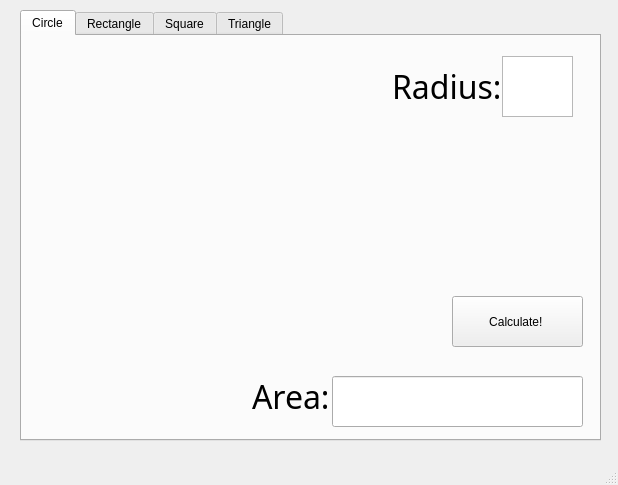
<?xml version="1.0" encoding="UTF-8"?>
<ui version="4.0">
 <class>MainWindow</class>
 <widget class="QMainWindow" name="MainWindow">
  <property name="geometry">
   <rect>
    <x>0</x>
    <y>0</y>
    <width>618</width>
    <height>485</height>
   </rect>
  </property>
  <property name="windowTitle">
   <string>AreaCalculator</string>
  </property>
  <widget class="QWidget" name="centralwidget">
   <widget class="QTabWidget" name="tabWidget">
    <property name="geometry">
     <rect>
      <x>20</x>
      <y>10</y>
      <width>581</width>
      <height>431</height>
     </rect>
    </property>
    <property name="currentIndex">
     <number>0</number>
    </property>
    <widget class="QWidget" name="CircleTab">
     <attribute name="title">
      <string>Circle</string>
     </attribute>
     <widget class="QLabel" name="CirclePic">
      <property name="geometry">
       <rect>
        <x>30</x>
        <y>20</y>
        <width>301</width>
        <height>281</height>
       </rect>
      </property>
      <property name="text">
       <string/>
      </property>
      <property name="pixmap">
       <pixmap>../../Downloads/Circle.jpg</pixmap>
      </property>
      <property name="scaledContents">
       <bool>true</bool>
      </property>
     </widget>
     <widget class="QLabel" name="RadiusLabel">
      <property name="geometry">
       <rect>
        <x>370</x>
        <y>20</y>
        <width>111</width>
        <height>61</height>
       </rect>
      </property>
      <property name="font">
       <font>
        <family>Yu Gothic UI Light</family>
        <pointsize>24</pointsize>
       </font>
      </property>
      <property name="text">
       <string>Radius:</string>
      </property>
     </widget>
     <widget class="QPlainTextEdit" name="RadiusInput">
      <property name="geometry">
       <rect>
        <x>480</x>
        <y>20</y>
        <width>71</width>
        <height>61</height>
       </rect>
      </property>
      <property name="font">
       <font>
        <family>Yu Gothic UI Semibold</family>
        <pointsize>26</pointsize>
        <weight>75</weight>
        <bold>true</bold>
       </font>
      </property>
      <property name="autoFillBackground">
       <bool>true</bool>
      </property>
     </widget>
     <widget class="QPushButton" name="CircleButton">
      <property name="geometry">
       <rect>
        <x>430</x>
        <y>260</y>
        <width>131</width>
        <height>51</height>
       </rect>
      </property>
      <property name="text">
       <string>Calculate! </string>
      </property>
     </widget>
     <widget class="QLabel" name="CircleAreaLabel">
      <property name="geometry">
       <rect>
        <x>230</x>
        <y>330</y>
        <width>111</width>
        <height>61</height>
       </rect>
      </property>
      <property name="font">
       <font>
        <family>Yu Gothic UI Light</family>
        <pointsize>24</pointsize>
       </font>
      </property>
      <property name="text">
       <string>Area:</string>
      </property>
     </widget>
     <widget class="QLineEdit" name="CircleAnswer">
      <property name="geometry">
       <rect>
        <x>310</x>
        <y>340</y>
        <width>251</width>
        <height>51</height>
       </rect>
      </property>
      <property name="font">
       <font>
        <pointsize>12</pointsize>
        <weight>75</weight>
        <bold>true</bold>
       </font>
      </property>
     </widget>
    </widget>
    <widget class="QWidget" name="RectangleTab">
     <attribute name="title">
      <string>Rectangle</string>
     </attribute>
     <widget class="QLabel" name="RectanglePic">
      <property name="geometry">
       <rect>
        <x>10</x>
        <y>40</y>
        <width>371</width>
        <height>251</height>
       </rect>
      </property>
      <property name="text">
       <string/>
      </property>
      <property name="pixmap">
       <pixmap>../../Downloads/Rectangle.jpg</pixmap>
      </property>
      <property name="scaledContents">
       <bool>true</bool>
      </property>
     </widget>
     <widget class="QLabel" name="LengthLabel">
      <property name="geometry">
       <rect>
        <x>370</x>
        <y>20</y>
        <width>111</width>
        <height>61</height>
       </rect>
      </property>
      <property name="font">
       <font>
        <family>Yu Gothic UI Light</family>
        <pointsize>24</pointsize>
       </font>
      </property>
      <property name="text">
       <string>Length:</string>
      </property>
     </widget>
     <widget class="QPlainTextEdit" name="LengthInput">
      <property name="geometry">
       <rect>
        <x>480</x>
        <y>20</y>
        <width>71</width>
        <height>61</height>
       </rect>
      </property>
      <property name="font">
       <font>
        <family>Yu Gothic UI Semibold</family>
        <pointsize>26</pointsize>
        <weight>75</weight>
        <bold>true</bold>
       </font>
      </property>
      <property name="autoFillBackground">
       <bool>true</bool>
      </property>
     </widget>
     <widget class="QPlainTextEdit" name="WidthInput">
      <property name="geometry">
       <rect>
        <x>480</x>
        <y>110</y>
        <width>71</width>
        <height>61</height>
       </rect>
      </property>
      <property name="font">
       <font>
        <family>Yu Gothic UI Semibold</family>
        <pointsize>26</pointsize>
        <weight>75</weight>
        <bold>true</bold>
       </font>
      </property>
      <property name="autoFillBackground">
       <bool>true</bool>
      </property>
     </widget>
     <widget class="QLabel" name="WidthLabel">
      <property name="geometry">
       <rect>
        <x>370</x>
        <y>110</y>
        <width>111</width>
        <height>61</height>
       </rect>
      </property>
      <property name="font">
       <font>
        <family>Yu Gothic UI Light</family>
        <pointsize>24</pointsize>
       </font>
      </property>
      <property name="text">
       <string>Width:</string>
      </property>
     </widget>
     <widget class="QPushButton" name="RectangleButton">
      <property name="geometry">
       <rect>
        <x>430</x>
        <y>260</y>
        <width>131</width>
        <height>51</height>
       </rect>
      </property>
      <property name="text">
       <string>Calculate! </string>
      </property>
     </widget>
     <widget class="QLabel" name="RectangleAreaLabel">
      <property name="geometry">
       <rect>
        <x>230</x>
        <y>330</y>
        <width>111</width>
        <height>61</height>
       </rect>
      </property>
      <property name="font">
       <font>
        <family>Yu Gothic UI Light</family>
        <pointsize>24</pointsize>
       </font>
      </property>
      <property name="text">
       <string>Area:</string>
      </property>
     </widget>
     <widget class="QLineEdit" name="RectangleAnswer">
      <property name="geometry">
       <rect>
        <x>310</x>
        <y>340</y>
        <width>251</width>
        <height>51</height>
       </rect>
      </property>
      <property name="font">
       <font>
        <pointsize>12</pointsize>
        <weight>75</weight>
        <bold>true</bold>
       </font>
      </property>
     </widget>
    </widget>
    <widget class="QWidget" name="SquareTab">
     <attribute name="title">
      <string>Square</string>
     </attribute>
     <widget class="QLabel" name="SquarePic">
      <property name="geometry">
       <rect>
        <x>-60</x>
        <y>0</y>
        <width>481</width>
        <height>311</height>
       </rect>
      </property>
      <property name="text">
       <string/>
      </property>
      <property name="pixmap">
       <pixmap>../../Downloads/Square.jpg</pixmap>
      </property>
      <property name="scaledContents">
       <bool>true</bool>
      </property>
     </widget>
     <widget class="QPlainTextEdit" name="SideInput">
      <property name="geometry">
       <rect>
        <x>480</x>
        <y>20</y>
        <width>71</width>
        <height>61</height>
       </rect>
      </property>
      <property name="font">
       <font>
        <family>Yu Gothic UI Semibold</family>
        <pointsize>26</pointsize>
        <weight>75</weight>
        <bold>true</bold>
       </font>
      </property>
      <property name="autoFillBackground">
       <bool>true</bool>
      </property>
     </widget>
     <widget class="QLabel" name="SideLabel">
      <property name="geometry">
       <rect>
        <x>400</x>
        <y>20</y>
        <width>71</width>
        <height>61</height>
       </rect>
      </property>
      <property name="font">
       <font>
        <family>Yu Gothic UI Light</family>
        <pointsize>24</pointsize>
       </font>
      </property>
      <property name="text">
       <string>Side:</string>
      </property>
     </widget>
     <widget class="QPushButton" name="SquareButton">
      <property name="geometry">
       <rect>
        <x>430</x>
        <y>260</y>
        <width>131</width>
        <height>51</height>
       </rect>
      </property>
      <property name="text">
       <string>Calculate! </string>
      </property>
     </widget>
     <widget class="QLabel" name="SquareAreaLabel">
      <property name="geometry">
       <rect>
        <x>230</x>
        <y>330</y>
        <width>111</width>
        <height>61</height>
       </rect>
      </property>
      <property name="font">
       <font>
        <family>Yu Gothic UI Light</family>
        <pointsize>24</pointsize>
       </font>
      </property>
      <property name="text">
       <string>Area:</string>
      </property>
     </widget>
     <widget class="QLineEdit" name="SquareAnswer">
      <property name="geometry">
       <rect>
        <x>310</x>
        <y>340</y>
        <width>251</width>
        <height>51</height>
       </rect>
      </property>
      <property name="font">
       <font>
        <pointsize>12</pointsize>
        <weight>75</weight>
        <bold>true</bold>
       </font>
      </property>
     </widget>
    </widget>
    <widget class="QWidget" name="TriangleTab">
     <attribute name="title">
      <string>Triangle</string>
     </attribute>
     <widget class="QLabel" name="TrianglePic">
      <property name="geometry">
       <rect>
        <x>-40</x>
        <y>-10</y>
        <width>441</width>
        <height>331</height>
       </rect>
      </property>
      <property name="text">
       <string/>
      </property>
      <property name="pixmap">
       <pixmap>../../Downloads/Triangle.jpg</pixmap>
      </property>
      <property name="scaledContents">
       <bool>true</bool>
      </property>
     </widget>
     <widget class="QPlainTextEdit" name="HeightInput">
      <property name="geometry">
       <rect>
        <x>480</x>
        <y>110</y>
        <width>71</width>
        <height>61</height>
       </rect>
      </property>
      <property name="font">
       <font>
        <family>Yu Gothic UI Semibold</family>
        <pointsize>26</pointsize>
        <weight>75</weight>
        <bold>true</bold>
       </font>
      </property>
      <property name="autoFillBackground">
       <bool>true</bool>
      </property>
     </widget>
     <widget class="QLabel" name="HeightLabel">
      <property name="geometry">
       <rect>
        <x>370</x>
        <y>110</y>
        <width>111</width>
        <height>61</height>
       </rect>
      </property>
      <property name="font">
       <font>
        <family>Yu Gothic UI Light</family>
        <pointsize>24</pointsize>
       </font>
      </property>
      <property name="text">
       <string>Height:</string>
      </property>
     </widget>
     <widget class="QPlainTextEdit" name="BaseInput">
      <property name="geometry">
       <rect>
        <x>480</x>
        <y>20</y>
        <width>71</width>
        <height>61</height>
       </rect>
      </property>
      <property name="font">
       <font>
        <family>Yu Gothic UI Semibold</family>
        <pointsize>26</pointsize>
        <weight>75</weight>
        <bold>true</bold>
       </font>
      </property>
      <property name="autoFillBackground">
       <bool>true</bool>
      </property>
     </widget>
     <widget class="QLabel" name="BaseLabel">
      <property name="geometry">
       <rect>
        <x>370</x>
        <y>20</y>
        <width>111</width>
        <height>61</height>
       </rect>
      </property>
      <property name="font">
       <font>
        <family>Yu Gothic UI Light</family>
        <pointsize>24</pointsize>
       </font>
      </property>
      <property name="text">
       <string>Base:</string>
      </property>
     </widget>
     <widget class="QPushButton" name="TriangleButton">
      <property name="geometry">
       <rect>
        <x>430</x>
        <y>260</y>
        <width>131</width>
        <height>51</height>
       </rect>
      </property>
      <property name="text">
       <string>Calculate! </string>
      </property>
     </widget>
     <widget class="QLabel" name="TriangleAreaLabel">
      <property name="geometry">
       <rect>
        <x>230</x>
        <y>330</y>
        <width>111</width>
        <height>61</height>
       </rect>
      </property>
      <property name="font">
       <font>
        <family>Yu Gothic UI Light</family>
        <pointsize>24</pointsize>
       </font>
      </property>
      <property name="text">
       <string>Area:</string>
      </property>
     </widget>
     <widget class="QLineEdit" name="TriangleAnswer">
      <property name="geometry">
       <rect>
        <x>310</x>
        <y>340</y>
        <width>251</width>
        <height>51</height>
       </rect>
      </property>
      <property name="font">
       <font>
        <pointsize>12</pointsize>
        <weight>75</weight>
        <bold>true</bold>
       </font>
      </property>
     </widget>
    </widget>
   </widget>
  </widget>
  <widget class="QStatusBar" name="statusbar"/>
 </widget>
 <resources/>
 <connections/>
</ui>
